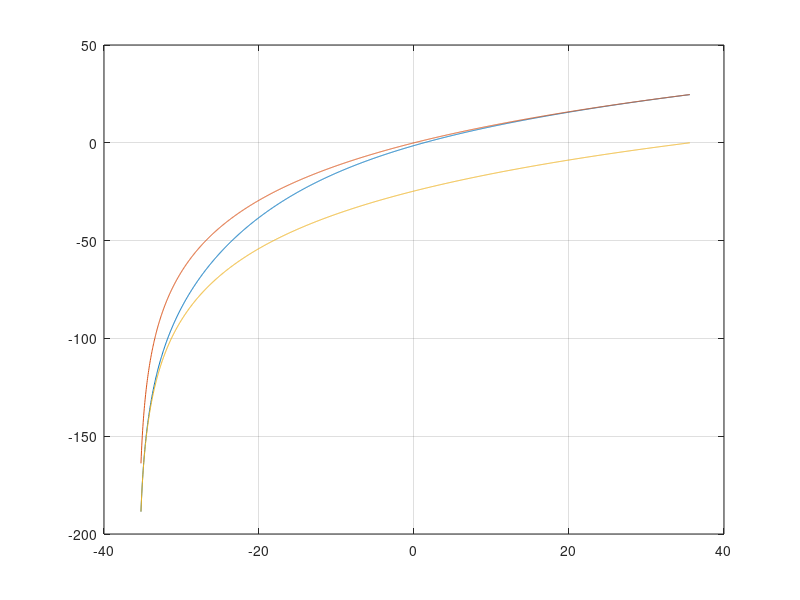

Here is the MATLAB script that generated this plot: (Note: this script raises an error after producing the figure.)
%% Main Code for Continuous-Time Version of Payment-Chain Model
% Uses Implicit Finite Difference
% (c) Bigio et al
%
% October 2025
% Main block happens here
% written by S. Bigio
clear; close all;
%  nameplot = 'rsp';

%% Running Preferences
plotiter=1;

%% Optimization Conditions (create subroutine)
tol_dyn = 1e-8;
tol     = 1e-4;
cond    = 2*tol;
options = optimset('TolFun',1e-6,'Display','iter'); % At Optimization
%options_dyn=optimset('Algorithm',{'levenberg-marquardt',0.01},'MaxFunEvals',10*T,'MaxIter',400,'TolFun',tol_dyn,'Display','iter');
% options_dyn=optimset('Algorithm','trust-region-dogleg','MaxFunEvals',1000,'MaxIter',400,'TolFun',tol_dyn,'Display','iter');

%% Parameters (create subroutine)
% Model Parameters - Preferences and Technology
freq    = 1     ; % 1 year over freqency
gamma   = 1     ; % agent's risk aversion
rho     = 0.0281; % agent's individual discount rates; target: 1% (quarterly)
w1      = 1     ; % income

% Bliss point
c_bliss = 0; 

% Borrowing Limit - nominal
scale=2; % -> bad coding! move up
s_bl  = -1/scale*0.99*w1/rho       ;  % "soft constraint"
s_max  = (w1/rho)*1  ;  % debt limit
s_bar = scale*s_bl;

% Vectorizations
mu_w    = (w1)';
% sigma_w = [s1 s2]';

% [1.ba] Guesses
% rs_o  = 0.01;%rho-rsp_ss-2e-2;
% T_o   = 1/2;

% [IV] Functional Forms 
% Utility Functions
if gamma~=1
    URF=@(c) ((c-c_bliss).^(1-gamma)-1)/(1-gamma); % Utility Return Function
    Uprime=@(c) (c-c_bliss).^(-gamma); % Utility Return Function
else
    URF=@(c)   log(c-c_bliss); % Utility Return Function
    Uprime=@(c) (c-c_bliss).^(-1); % Utility Return Function
end
Upinv=@(dv) dv.^(-1/gamma)+c_bliss;              % Utility Return Function

% Saving parameters
parameters.gamma=gamma;

%% Discretization Preferences
% Approximate Amount of grid points
N     = 2000      ;  % Number of Gridpoints in Real Wealth Space

% State-Space Grid
dt     = 1/12     ; % Double check code for dt.


%%%%%%%%%%%%%%%%%%%%%%%%%%%%%%%%%%%%%%%%%%%%%%%%%%%%%%%%%%%%%%%%%%%%%%%%%%%
%% Discretization Block
%%%%%%%%%%%%%%%%%%%%%%%%%%%%%%%%%%%%%%%%%%%%%%%%%%%%%%%%%%%%%%%%%%%%%%%%%%%
% Savings space and consumption space Gus
s_vec      = linspace(s_bar, s_max,N)'        ; 
ds         = s_vec(2)-s_vec(1); ds_check=(s_max-s_bar)/(N-1);
s_bl_index = (s_vec<=s_bl);

% Compute Savers
index_o=find(s_vec>=0,1,'first')          ;

% Initialized Variables
% mu_ss    = zeros(1,N); % Drift at Steady State
% sigma_ss = zeros(1,N); % Volatility at Steady State

% addpath(genpath([cd '/Codes2']));

% Variables defined as global come in
% MPCC_globals;

% Initial Guess for consumption vector
% p  = inputs.p;
rs      = rho;
q       = 2  ;
% Ttransf = X(2);
% Ttransf=0;
% transratio = X(2);

% [1] Solve for Steady State for each case
% Construct Interest Rate Vector
r_vec=ones(N,1)*rs  ; % Initialize i
% r_vec(s_vec<=0)=rs; % pin down value
q_vec=ones(N,1); 
q_vec(s_bl_index)=q; 

% Initial conjecture for value
c_guess = (w1+r_vec.*s_vec)./q_vec;
distance= s_vec-min(s_vec);
weights = exp(-0.1*distance)./(0.5+0.5*exp(-0.1*distance));
V       = ((1-weights).*URF(w1+r_vec.*s_vec)+(weights).*URF((w1+r_vec.*s_vec)/q))/rho;
V_bar   = URF(w1+r_vec.*s_vec)/rho;
V_ubar  = URF((w1+r_vec.*s_vec)/q)/rho;

figure('Name','Guess')
plot(s_vec,V); grid on; hold on;
plot(s_vec,V_bar);
plot(s_vec,V_ubar);

%% Main Step For solution
cond=2*tol;
iter = 0;
dvF = zeros(N,1); dvB = zeros(N,1);

while cond>tol % value function iteration
    V_in = V;
    
    % SB note: document here:
    ss   = find(s_bl_index,1,'last');
    HJBupdate;    
    
    [V,A]=HJB_implicit(V_in,U,s_vec,muF,muB,rho,Ib,If,dt);    
    
    % Update condition
    cond=max(abs(V./V_in-1));
    cond

    % Plot if needed
    if plotiter==1
        plot(s_vec,V); drawnow; hold on;
    end
    iter=iter+1; 
end

% Plot Value Function
figure('Name','Value Function')
plot(s_vec,V); grid on; hold on;
plot(s_vec,V_bar);
plot(s_vec,V_ubar);
 
% Colecting Steady State Objects
c_ss     = c     ;
muF_ss   = muF   ;
muB_ss   = muB   ;
V_ss     = V     ;



%% Analytic Solution
% Solve v_bar
c_star=w1+rs*s_bl;
RHS_vbar=@(v) (rho+log(q)+log(c_star)+log(v))/(w1+rho*s_bl);
fplot(@(x) RHS_vbar(x),[0,2]);
v_bar=fsolve(@(v) RHS_vbar(v)-v,1);

% Compare these with paper and pencil solution. How do they look?
% solve particular case:

c_back=fsolve(@(c) Uprime(c)/q-(URF(c_star)-URF(c))/(w1-q*c+rho*s_bl),w1/25);
c_drop=c_back;

figure('Name','Consumption')
plot(s_vec,c); hold on;
plot(s_vec,c*0+c_back,'k--'); hold on;
axis tight; grid on;







%% Steady State Solution
function res=MPCC_solve_steady(X,inputs)
% Variables defined as global come in
MPCC_globals;

% Initial Guess for consumption vector
p  = inputs.p;
rs      = X(1);
% Ttransf = X(2);
% Ttransf=0;


% [1] Solve for Steady State for each case
% Construct Interest Rate Vector
r_vec=s_vec*0+rs       ; % Initialize i
r_vec(s_vec<=0)=rs+rsp_ss; % pin down value

% Initial conjecture for value
c_guess = w1+r_vec.*s_vec;
V       = URF(c_guess)/rho;

% Calls the Solver
MPCC_steady;

% Pick a clearing condition to solve
if strcmp(clearcond,'Y');
    res=Z_Y_ss;
elseif strcmp(clearcond,'S');
    res=Z_S_ss;
end
% res(2)  = Z_T_ss;

end

%% HJB_implicit
function [V,A]=HJB_implicit(V_in,U,s,muF,muB,rho,Ib,If,Delta)

% Vectorization
N = length(s)         ; % Length
ds = s(2)-s(1);

% Plus diagonal
MU  = If.*muF;
DU  = (MU)/ds   ; % Negative from right of HJB 

% Minus Diagonal Terms
MD = -Ib.*muB;
DD = (MD)/ds     ; % Negative from right of HJB

% On Diagonal Terms
D0 = -DU-DD;

% Making it Compatible with Sparse Matrix Notation
DU = [0; DU(1:end-1)];
DD = [DD(2:end); 0];

A  = spdiags([DD D0 DU],-1:1,N,N);

V = (speye(N)*(1/Delta+rho)-A)\(U+V_in/Delta);

end